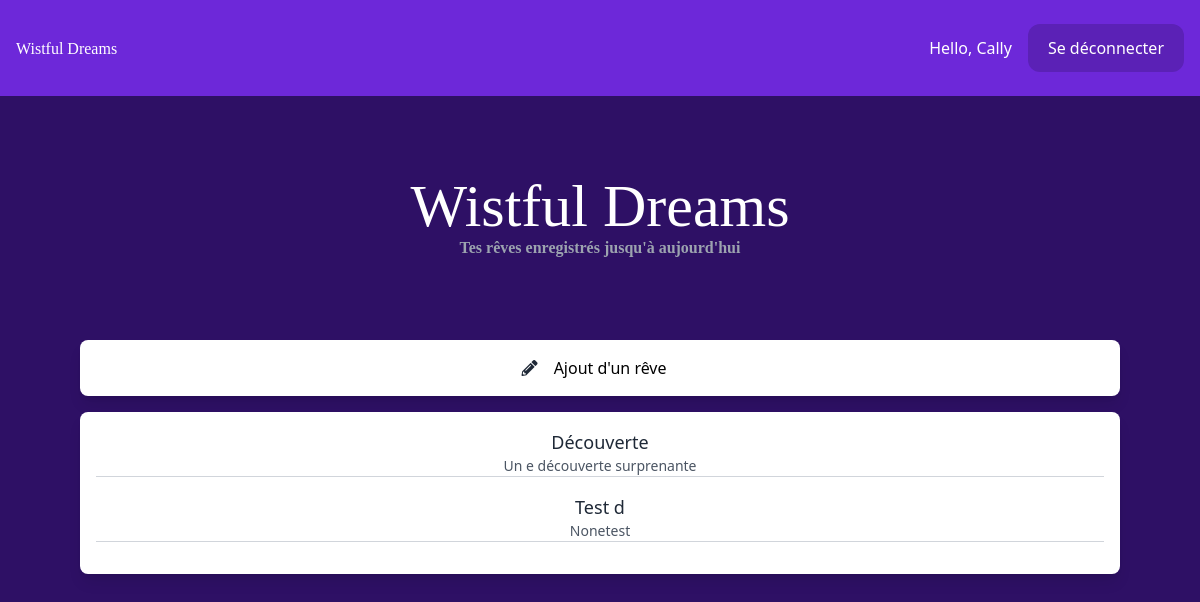
The app's page / (signed in), older data.
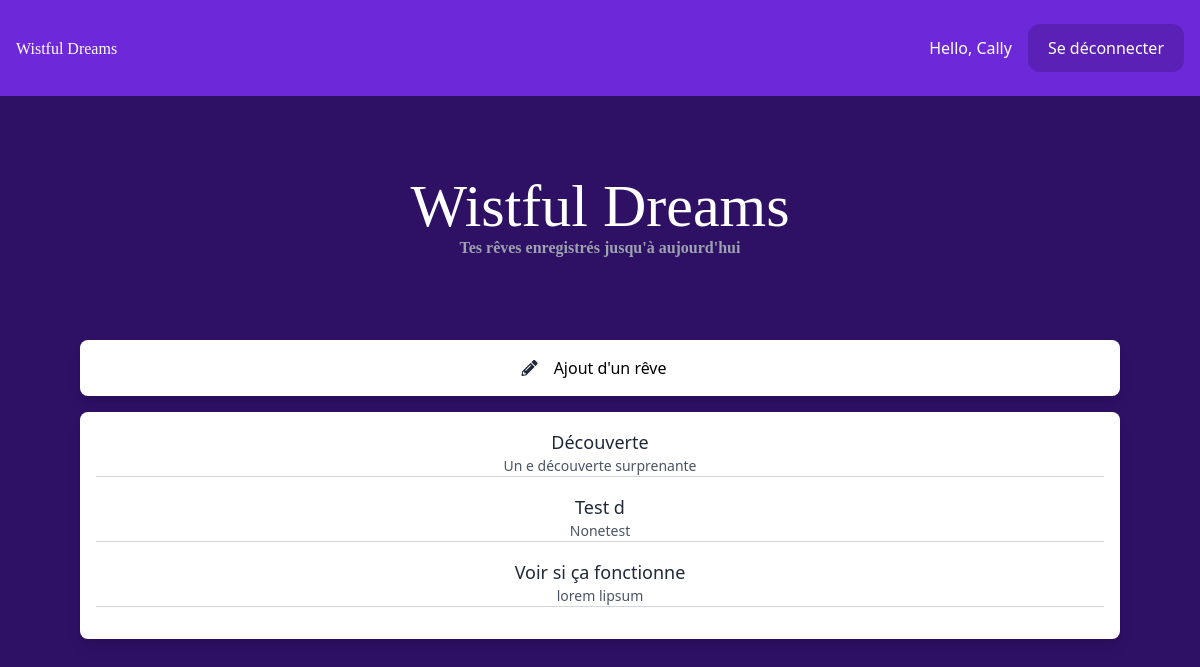
The same page, newer data.
### dreamapp/models.py (models this page shows, shortened)
class Dream(models.Model):
    title = models.CharField(max_length=30)
    content = models.TextField(max_length=300)
    commentary = models.TextField(max_length=150)
    is_recurring = models.BooleanField(default=False)
    date = models.DateTimeField(default=datetime.datetime.now)
    date_added = models.DateTimeField(auto_now_add=True)
    category = models.CharField(max_length=20, choices=CATEGORY_CHOICES)
    mood = models.CharField(max_length=20, choices=MOOD_CHOICES)
    user = models.ForeignKey(User, related_name="messages", on_delete=models.CASCADE)
    tags = models.ManyToManyField(Tag)

### dreamapp/views.py (the view)
# urls.py: path("", views.frontpage, name="frontpage"),
def frontpage(request):
    if not request.user.is_authenticated:
        return redirect(reverse_lazy("login"))
    dreams = Dream.objects.filter(user=request.user)
    return render(request, "dreamapp/frontpage.html", {"dreams": dreams})

### dreamapp/templates/dreamapp/frontpage.html (shortened to what this page needs)
{% extends 'dreamapp/base.html' %}
{% block content %}
<div class="p-10 lg:p-20 text-center">
  <h1 class="font-serif Cambria text-3xl lg:text-6xl text-white">Wistful Dreams</h1>
  <p class="font-serif Cambria text-gray-400"><b>Tes rêves enregistrés jusqu'à aujourd'hui</b></p>
  <div class="mt-10 lg:mt-20">
    <div class="w-full bg-white rounded-lg shadow-lg p-4">
        <i class="fas fa-pencil-alt text-gray-800"></i>
        <a href="/add/" class="px-3 py-1 text-violet hover:text-violet-800">Ajout d'un rêve</a>
    </div>
    <div class="bg-white rounded-lg shadow-lg p-4 mt-4">
      {% for dream in dreams %}
        <div class="border-b border-gray-300 mb-4">
          <h2 class="text-lg font-medium text-gray-800">{{ dream.title }}</h2>
          <p class="text-sm text-gray-600">{{ dream.content }}</p>
        </div>
      {% empty %}
        <p class="font-serif Cambria text-gray-600"><b>Oh ? Pas encore de rêve enregistré...</b></p>
      {% endfor %}
    </div>
  </div>
</div>
{% endblock %}

### dreamapp/templates/dreamapp/base.html (shortened to what this page needs)
<!DOCTYPE html>
<html>
  <head>
    <link rel="stylesheet" href="" />
    <script src="https://cdn.tailwindcss.com"></script>
    <link href="https://cdnjs.cloudflare.com/ajax/libs/font-awesome/5.15.1/css/all.min.css" rel="stylesheet">
    <link rel="stylesheet" href="https://cdnjs.cloudflare.com/ajax/libs/tempusdominus-bootstrap-4/5.1.2/css/tempusdominus-bootstrap-4.min.css">
  </head>
  <body class="bg-violet-950">
    <nav class="flex items-center justify-between px-4 py-6 bg-violet-700">
      <div>
        <a href="/" class="font-serif Cambria text-white">Wistful Dreams</a>
      </div>
      <div class="flex items-center space-x-4">
        {% if request.user.is_authenticated %}
          <h3 class="text-white hover:text-gray-200">Hello, {{request.user.username}}</h3>
          <a
            href="/logout/"
            class="px-5 py-3 rounded-xl text-white bg-violet-800 hover:bg-violet-600"
            >Se déconnecter</a
          >
        {% endif %}
      </div>
    </nav>
    {% block content %}
    {% endblock%}
  </body>
</html>

Row changes from the older to the newer data that the page shows:
added Dream: title "Voir si ça fonctionne", content "lorem lipsum"
